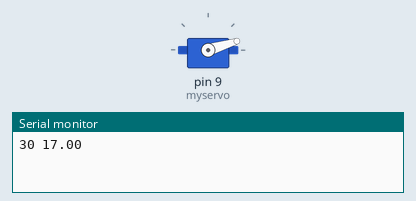
Simulated run of this sketch. Board: Arduino Uno, built with avr-gcc and run on an emulated ATmega328P. Shown: servo, the last lines printed to the serial monitor.

Above: at 0.1 s.
At 2.1 s:
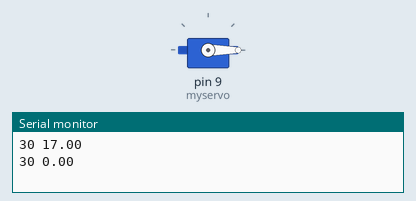
Timing chart, 0 to 3.6 s (numbered marks = the images above):
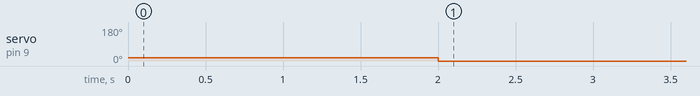

The sketch:

pid_servosimulasi.ino
```cpp
#include <Servo.h>
Servo myservo;

int sp = 90;

float kp = 1.28;
float ki = 0.67;
float kd = 0.15;

float p,i,d,suhu,pid,pidx;
float error,errorx,sumerr;
long duration, distance;

void setup() {
  myservo.attach(9);
  Serial.begin (9600);
 // myservo.write(90);
  }

void loop() {
  distance=30;
  error = sp - distance;
  p = error * kp;
  sumerr = error + errorx;
  i = ki * sumerr;
  d = error - errorx;
  pid = p + i + d;
  pid = 250.0 - pid;

  pidx = sp - pid;

  myservo.write(pidx);

  if(pidx < 1){
  pidx = 0;
  }

  if(pidx > 250){
  pidx = 250;
  }

  Serial.print(distance);
  Serial.print(" ");
  Serial.println(pidx);
  delay(2000);

 errorx = error;
//myservo.write(0);
}
```

Measured:
- by itself, servo on pin 9 (myservo): 17° → 0° at 2.0 s
